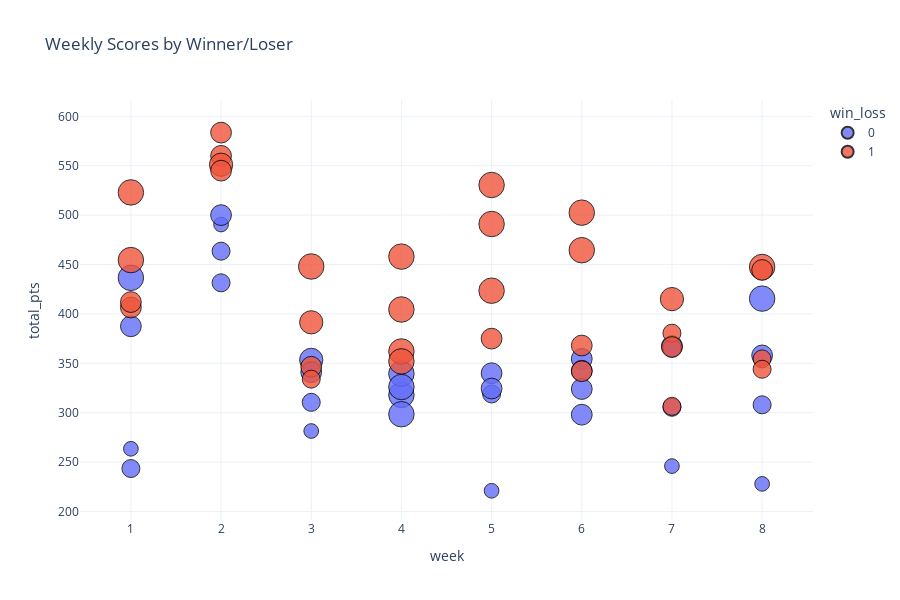

The notebook cell this image was saved under:
### Code cell
# weekly scores showing wins/losses

df['win_loss'] = df['win_loss'].astype('category')
scatter_fig = px.scatter(df,
                        x='week',
                        y='total_pts',
                        color='win_loss',
                        height=600,
                        size='cuts_made',
                        size_max=18,
                        template='plotly_white',
                        hover_name='team',
                        title='Weekly Scores by Winner/Loser'
                        )

scatter_fig.update_traces(marker=dict(
#     size=12,
    line_color='black',
    opacity=.8))

scatter_fig.show()

### Figure 1 — Plotly figure (JSON) as saved in the notebook; plotly's stock layout.template omitted (floating-point values rounded to 4 significant figures)
{"data": [{"hovertemplate": "<b>%{hovertext}</b><br><br>win_loss=0<br>week=%{x}<br>total_pts=%{y}<br>cuts_made=%{marker.size}<extra></extra>", "hovertext": ["Snead's Foot", "unit_circle", "New Team 4", "AlphaWired", "New Team 4", "Snead's Foot", "unit_circle", "Philly919", "Team Gamble", "New Team 4", "Snead's Foot", "Putt Pirates", "Snead's Foot", "AlphaWired", "unit_circle", "Philly919", "Snead's Foot", "txmoonshine", "Team Gamble", "Philly919", "New Team 4", "Snead's Foot", "txmoonshine", "Philly919", "Philly919", "txmoonshine", "New Team 4", "Team Gamble", "txmoonshine", "Team Gamble", "Philly919", "AlphaWired"], "legendgroup": "0", "marker": {"color": "#636efa", "line": {"color": "black"}, "opacity": 0.8, "size": [2, 6, 3, 4, 2, 3, 3, 4, 2, 5, 3, 4, 6, 6, 6, 6, 2, 3, 4, 4, 4, 4, 4, 4, 2, 4, 3, 3, 6, 4, 3, 2], "sizemode": "area", "sizeref": 0.01852, "symbol": "circle"}, "mode": "markers", "name": "0", "orientation": "v", "showlegend": true, "type": "scatter", "x": [1, 1, 1, 1, 2, 2, 2, 2, 3, 3, 3, 3, 4, 4, 4, 4, 5, 5, 5, 5, 6, 6, 6, 6, 7, 7, 7, 7, 8, 8, 8, 8], "xaxis": "x", "y": [263.5, 436.5, 243.5, 387.5, 490.5, 431.5, 463.5, 500, 281.5, 353.5, 310.5, 341, 318, 298.5, 339.5, 326, 221, 319, 340, 324.5, 298, 354.5, 342.5, 324, 246, 367.5, 305.5, 365.5, 415.5, 358, 308, 228], "yaxis": "y"}, {"hovertemplate": "<b>%{hovertext}</b><br><br>win_loss=1<br>week=%{x}<br>total_pts=%{y}<br>cuts_made=%{marker.size}<extra></extra>", "hovertext": ["txmoonshine", "Putt Pirates", "Philly919", "Team Gamble", "AlphaWired", "Team Gamble", "txmoonshine", "Putt Pirates", "Philly919", "txmoonshine", "unit_circle", "AlphaWired", "New Team 4", "txmoonshine", "Putt Pirates", "Team Gamble", "unit_circle", "AlphaWired", "New Team 4", "Putt Pirates", "Putt Pirates", "Team Gamble", "unit_circle", "AlphaWired", "AlphaWired", "unit_circle", "Putt Pirates", "Snead's Foot", "Snead's Foot", "unit_circle", "New Team 4", "Putt Pirates"], "legendgroup": "1", "marker": {"color": "#EF553B", "line": {"color": "black"}, "opacity": 0.8, "size": [4, 4, 6, 6, 4, 5, 4, 4, 4, 3, 6, 5, 6, 6, 6, 6, 6, 6, 4, 6, 6, 4, 6, 4, 3, 3, 5, 4, 6, 4, 3, 3], "sizemode": "area", "sizeref": 0.01852, "symbol": "circle"}, "mode": "markers", "name": "1", "orientation": "v", "showlegend": true, "type": "scatter", "x": [1, 1, 1, 1, 2, 2, 2, 2, 3, 3, 3, 3, 4, 4, 4, 4, 5, 5, 5, 5, 6, 6, 6, 6, 7, 7, 7, 7, 8, 8, 8, 8], "xaxis": "x", "y": [406.5, 412, 454.5, 523, 560, 551, 545, 583.5, 346.5, 334, 448, 391.5, 404.5, 362, 352, 458, 423.5, 491, 375, 530.5, 464.5, 368, 502.5, 342, 306.5, 380.5, 415, 366.5, 447.5, 444.5, 354.5, 344], "yaxis": "y"}], "layout": {"height": 600, "legend": {"itemsizing": "constant", "title": {"text": "win_loss"}, "tracegroupgap": 0}, "title": {"text": "Weekly Scores by Winner/Loser"}, "xaxis": {"anchor": "y", "domain": [0, 1], "title": {"text": "week"}}, "yaxis": {"anchor": "x", "domain": [0, 1], "title": {"text": "total_pts"}}}}
